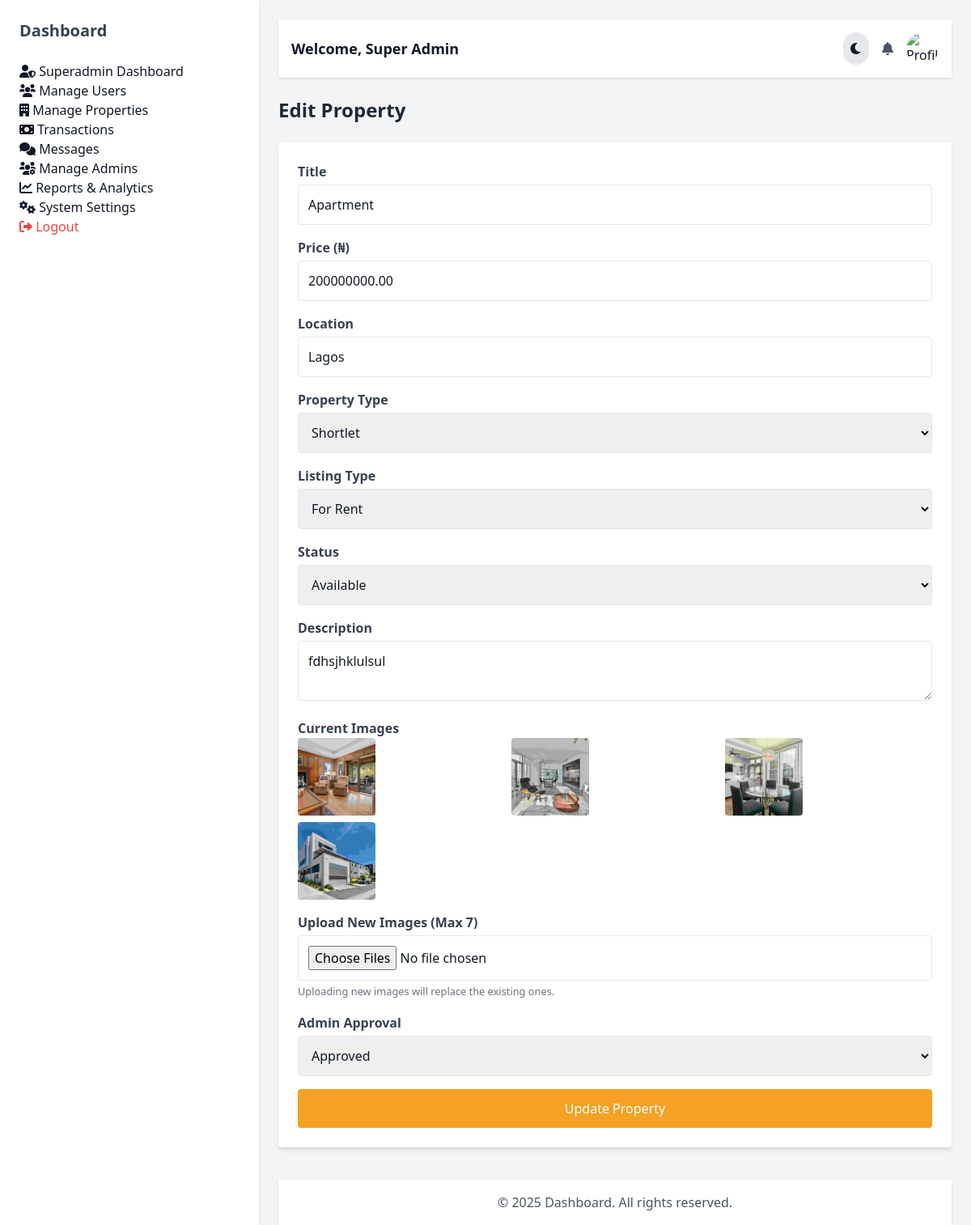
The page /dashboard/admin_edit_property.php?id=5 (signed in) on the database its author committed.
### tables this page shows
CREATE TABLE `properties` (
  `id` int(11) NOT NULL,
  `title` varchar(255) NOT NULL,
  `price` decimal(20,2) DEFAULT NULL,
  `location` varchar(255) NOT NULL,
  `type` enum('house','apartment','land','shortlet','hotel') NOT NULL,
  `description` text NOT NULL,
  `owner_id` int(11) NOT NULL,
  `created_at` timestamp NOT NULL DEFAULT current_timestamp(),
  `images` text DEFAULT NULL,
  `status` enum('pending','available','sold','rented') DEFAULT 'pending',
  `admin_approved` tinyint(1) DEFAULT 0,
  `listing_type` enum('for_sale','for_rent','short_let', 'hotel') NOT NULL DEFAULT 'for_sale',
  `bedrooms` int(11) DEFAULT 1,
  `bathrooms` int(11) DEFAULT 1,
  `size` varchar(50) DEFAULT 'N/A',
  `garage` int(11) DEFAULT 0
);

### dashboard/admin_edit_property.php (called while the page is built, shortened)
<?php
include '../includes/db_connect.php';
$property_id = intval($_GET['id']);
$stmt = $conn->prepare("SELECT * FROM properties WHERE id = ?");
$stmt->bind_param("i", $property_id);
$stmt->execute();
$result = $stmt->get_result();
$property = $result->fetch_assoc();
include 'dashboard_layout.php';
?>

### dashboard/admin_edit_property_content.php (the view, shortened to what this page needs)
<div class="mt-6">
    <h2 class="text-2xl font-bold text-gray-800 dark:text-gray-200">Edit Property</h2>
    <form action="" method="POST" enctype="multipart/form-data"
        class="bg-white dark:bg-gray-800 mt-6 p-6 rounded shadow-md">
        <div class="mb-4">
            <label class="block text-gray-700 font-semibold">Title</label>
            <input type="text" name="title" value="<?php echo htmlspecialchars($property['title']); ?>" required
                class="w-full p-3 border rounded mt-1">
        </div>
        <div class="mb-4">
            <label class="block text-gray-700 font-semibold">Price (₦)</label>
            <input type="number" name="price" value="<?php echo htmlspecialchars($property['price']); ?>" required
                class="w-full p-3 border rounded mt-1">
        </div>
        <div class="mb-4">
            <label class="block text-gray-700 font-semibold">Location</label>
            <input type="text" name="location" value="<?php echo htmlspecialchars($property['location']); ?>" required
                class="w-full p-3 border rounded mt-1">
        </div>
        <div class="mb-4">
            <label class="block text-gray-700 font-semibold">Property Type</label>
            <select name="type" class="w-full p-3 border rounded mt-1">
                <option value="shortlet" <?php if ($property['type'] == 'shortlet') echo 'selected'; ?>>Shortlet
                </option>
            </select>
        </div>
        <div class="mb-4">
            <label class="block text-gray-700 font-semibold">Listing Type</label>
            <select name="listing_type" class="w-full p-3 border rounded mt-1">
                <option value="for_rent" <?php if ($property['listing_type'] == 'for_rent') echo 'selected'; ?>>For Rent
                </option>
            </select>
        </div>
        <div class="mb-4">
            <label class="block text-gray-700 font-semibold">Status</label>
            <select name="status" class="w-full p-3 border rounded mt-1">
                <option value="available" <?php if ($property['status'] == 'available') echo 'selected'; ?>>Available
                </option>
            </select>
        </div>
        <div class="mb-4">
            <label class="block text-gray-700 font-semibold">Description</label>
            <textarea name="description" required
                class="w-full p-3 border rounded mt-1"><?php echo htmlspecialchars($property['description']); ?></textarea>
        </div>
        <div class="mb-4">
            <label class="block text-gray-700 font-semibold">Current Images</label>
            <div class="grid grid-cols-3 gap-2">
                <?php
                if (!empty($property['images'])) {
                    $images = explode(',', $property['images']);
                    foreach ($images as $image) {
                        if (!empty($image)) {
                            echo "<img src='../public/uploads/$image' class='w-24 h-24 object-cover rounded' onerror=\"this.onerror=null; this.src='../public/uploads/default.png';\">";
                        }
                    }
                } else {
                    echo "<p class='text-gray-500'>No images available.</p>";
                }
                ?>
            </div>
        </div>
        <div class="mb-4">
            <label class="block text-gray-700 font-semibold">Upload New Images (Max 7)</label>
            <input type="file" name="images[]" multiple accept="image/*" class="w-full p-3 border rounded mt-1">
            <small class="text-gray-500">Uploading new images will replace the existing ones.</small>
        </div>
        <div class="mb-4">
            <label class="block text-gray-700 font-semibold">Admin Approval</label>
            <select name="admin_approved" class="w-full p-3 border rounded mt-1">
                <option value="1" <?php if ($property['admin_approved'] == 1) echo 'selected'; ?>>Approved</option>
            </select>
        </div>
        <button type="submit" class="bg-[#F4A124] text-white w-full py-3 rounded hover:bg-[#d88b1c]">
            Update Property
        </button>
    </form>
</div>

### rows shown on the page
properties: title "Apartment", price "200000000.00", location "Lagos", type "Shortlet", listing_type "For Rent", status "Available", description "fdhsjhklulsul", admin_approved "Approved"

### other values the page prints
$user_name "Super Admin"
